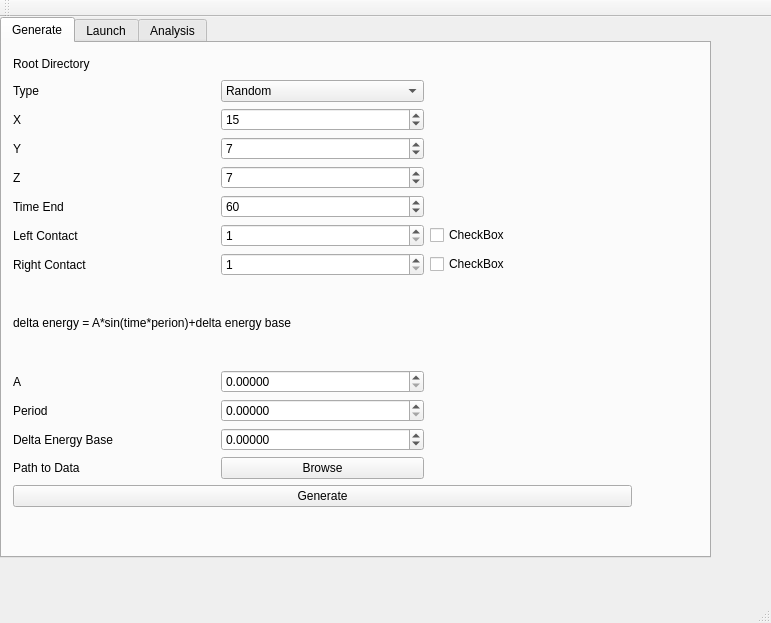
<?xml version="1.0" encoding="UTF-8"?>
<ui version="4.0">
 <class>KMC_GUI</class>
 <widget class="QMainWindow" name="KMC_GUI">
  <property name="geometry">
   <rect>
    <x>0</x>
    <y>0</y>
    <width>771</width>
    <height>623</height>
   </rect>
  </property>
  <property name="sizePolicy">
   <sizepolicy hsizetype="Preferred" vsizetype="Preferred">
    <horstretch>0</horstretch>
    <verstretch>0</verstretch>
   </sizepolicy>
  </property>
  <property name="windowTitle">
   <string>KMC_GUI</string>
  </property>
  <widget class="QWidget" name="centralWidget">
   <widget class="QTabWidget" name="tabWidge">
    <property name="geometry">
     <rect>
      <x>0</x>
      <y>0</y>
      <width>711</width>
      <height>541</height>
     </rect>
    </property>
    <property name="currentIndex">
     <number>0</number>
    </property>
    <widget class="QWidget" name="tab_generate">
     <attribute name="title">
      <string>Generate</string>
     </attribute>
     <widget class="QWidget" name="gridLayoutWidget">
      <property name="geometry">
       <rect>
        <x>0</x>
        <y>0</y>
        <width>641</width>
        <height>475</height>
       </rect>
      </property>
      <layout class="QGridLayout" name="gridLayout">
       <item row="14" column="0">
        <widget class="QLabel" name="label_6">
         <property name="text">
          <string>Path to Data</string>
         </property>
        </widget>
       </item>
       <item row="13" column="1">
        <widget class="QDoubleSpinBox" name="doubleSpinBox_delta_energi_base">
         <property name="decimals">
          <number>5</number>
         </property>
         <property name="minimum">
          <double>-99999.990000000005239</double>
         </property>
         <property name="maximum">
          <double>99999.990000000005239</double>
         </property>
        </widget>
       </item>
       <item row="7" column="1">
        <widget class="QSpinBox" name="spinBox_left_contact">
         <property name="minimum">
          <number>1</number>
         </property>
         <property name="maximum">
          <number>99999</number>
         </property>
        </widget>
       </item>
       <item row="9" column="2">
        <widget class="QCheckBox" name="checkBox_right_contact">
         <property name="text">
          <string>CheckBox</string>
         </property>
        </widget>
       </item>
       <item row="14" column="1">
        <widget class="QPushButton" name="pushButton_path_to_data">
         <property name="text">
          <string>Browse</string>
         </property>
        </widget>
       </item>
       <item row="7" column="2">
        <widget class="QCheckBox" name="checkBox_left_contact">
         <property name="text">
          <string>CheckBox</string>
         </property>
        </widget>
       </item>
       <item row="9" column="1">
        <widget class="QSpinBox" name="spinBox_right_contact">
         <property name="minimum">
          <number>1</number>
         </property>
         <property name="maximum">
          <number>99999</number>
         </property>
        </widget>
       </item>
       <item row="1" column="1">
        <widget class="QComboBox" name="comboBox_type">
         <item>
          <property name="text">
           <string>Random</string>
          </property>
         </item>
         <item>
          <property name="text">
           <string>Sphere</string>
          </property>
         </item>
         <item>
          <property name="text">
           <string>Plane</string>
          </property>
         </item>
        </widget>
       </item>
       <item row="1" column="0">
        <widget class="QLabel" name="label_9">
         <property name="text">
          <string>Type</string>
         </property>
        </widget>
       </item>
       <item row="4" column="0">
        <widget class="QLabel" name="label">
         <property name="text">
          <string>Z</string>
         </property>
        </widget>
       </item>
       <item row="2" column="0">
        <widget class="QLabel" name="label_3">
         <property name="text">
          <string>X</string>
         </property>
        </widget>
       </item>
       <item row="3" column="1">
        <widget class="QSpinBox" name="spinBox_y_size">
         <property name="value">
          <number>7</number>
         </property>
        </widget>
       </item>
       <item row="6" column="0">
        <widget class="QLabel" name="label_4">
         <property name="text">
          <string>Time End</string>
         </property>
        </widget>
       </item>
       <item row="4" column="1">
        <widget class="QSpinBox" name="spinBox_z_size">
         <property name="value">
          <number>7</number>
         </property>
        </widget>
       </item>
       <item row="2" column="1">
        <widget class="QSpinBox" name="spinBox_x_size">
         <property name="value">
          <number>15</number>
         </property>
        </widget>
       </item>
       <item row="3" column="0">
        <widget class="QLabel" name="label_2">
         <property name="text">
          <string>Y</string>
         </property>
        </widget>
       </item>
       <item row="6" column="1">
        <widget class="QSpinBox" name="spinBox_time_end">
         <property name="maximum">
          <number>9999999</number>
         </property>
         <property name="value">
          <number>60</number>
         </property>
        </widget>
       </item>
       <item row="17" column="0" colspan="3">
        <widget class="QPushButton" name="pushButton_generate">
         <property name="text">
          <string>Generate</string>
         </property>
        </widget>
       </item>
       <item row="0" column="1" colspan="2">
        <widget class="QLabel" name="label_path_to_data">
         <property name="maximumSize">
          <size>
           <width>16777215</width>
           <height>20</height>
          </size>
         </property>
         <property name="text">
          <string/>
         </property>
        </widget>
       </item>
       <item row="0" column="0">
        <widget class="QLabel" name="label_10">
         <property name="text">
          <string>Root Directory</string>
         </property>
        </widget>
       </item>
       <item row="9" column="0">
        <widget class="QLabel" name="label_8">
         <property name="text">
          <string>Right Contact</string>
         </property>
        </widget>
       </item>
       <item row="12" column="1">
        <widget class="QDoubleSpinBox" name="doubleSpinBox_period">
         <property name="decimals">
          <number>5</number>
         </property>
         <property name="maximum">
          <double>9999.989999999999782</double>
         </property>
        </widget>
       </item>
       <item row="11" column="1">
        <widget class="QDoubleSpinBox" name="doubleSpinBox_A">
         <property name="decimals">
          <number>5</number>
         </property>
         <property name="maximum">
          <double>9999.989999999999782</double>
         </property>
        </widget>
       </item>
       <item row="7" column="0">
        <widget class="QLabel" name="label_7">
         <property name="text">
          <string>Left Contact</string>
         </property>
        </widget>
       </item>
       <item row="13" column="0">
        <widget class="QLabel" name="label_5">
         <property name="text">
          <string>Delta Energy Base</string>
         </property>
        </widget>
       </item>
       <item row="12" column="0">
        <widget class="QLabel" name="label_14">
         <property name="text">
          <string>Period</string>
         </property>
        </widget>
       </item>
       <item row="11" column="0">
        <widget class="QLabel" name="label_11">
         <property name="text">
          <string>A</string>
         </property>
        </widget>
       </item>
       <item row="10" column="0" colspan="3">
        <widget class="QLabel" name="label_16">
         <property name="text">
          <string>delta energy = A*sin(time*perion)+delta energy base</string>
         </property>
        </widget>
       </item>
      </layout>
     </widget>
    </widget>
    <widget class="QWidget" name="tab_launch">
     <attribute name="title">
      <string>Launch</string>
     </attribute>
     <widget class="QWidget" name="gridLayoutWidget_2">
      <property name="geometry">
       <rect>
        <x>0</x>
        <y>0</y>
        <width>641</width>
        <height>451</height>
       </rect>
      </property>
      <layout class="QGridLayout" name="gridLayout_2">
       <item row="0" column="0" colspan="2">
        <widget class="QLabel" name="label_models">
         <property name="maximumSize">
          <size>
           <width>16777215</width>
           <height>400</height>
          </size>
         </property>
         <property name="text">
          <string/>
         </property>
        </widget>
       </item>
       <item row="1" column="0">
        <widget class="QLabel" name="label_12">
         <property name="text">
          <string>Select models</string>
         </property>
        </widget>
       </item>
       <item row="5" column="0" colspan="2">
        <widget class="QPushButton" name="pushButton_launch">
         <property name="text">
          <string>Launch</string>
         </property>
        </widget>
       </item>
       <item row="2" column="1">
        <widget class="QSpinBox" name="spinBox_threads">
         <property name="value">
          <number>1</number>
         </property>
        </widget>
       </item>
       <item row="2" column="0">
        <widget class="QLabel" name="label_13">
         <property name="text">
          <string>Threads</string>
         </property>
        </widget>
       </item>
       <item row="1" column="1">
        <layout class="QVBoxLayout" name="verticalLayout">
         <item>
          <widget class="QPushButton" name="pushButton_add_model">
           <property name="text">
            <string>Add</string>
           </property>
          </widget>
         </item>
         <item>
          <widget class="QPushButton" name="pushButton_clear_all">
           <property name="text">
            <string>Clear All</string>
           </property>
          </widget>
         </item>
        </layout>
       </item>
      </layout>
     </widget>
    </widget>
    <widget class="QWidget" name="tab_analysis">
     <attribute name="title">
      <string>Analysis</string>
     </attribute>
     <widget class="QWidget" name="gridLayoutWidget_5">
      <property name="geometry">
       <rect>
        <x>-1</x>
        <y>-1</y>
        <width>711</width>
        <height>511</height>
       </rect>
      </property>
      <layout class="QGridLayout" name="gridLayout_6">
       <item row="3" column="0">
        <widget class="QPushButton" name="pushButton_add_root">
         <property name="text">
          <string>Add</string>
         </property>
        </widget>
       </item>
       <item row="4" column="0">
        <widget class="QLabel" name="label_27">
         <property name="text">
          <string>Plot heatmap for layer in time</string>
         </property>
        </widget>
       </item>
       <item row="4" column="1">
        <widget class="QSpinBox" name="spinBox_layer"/>
       </item>
       <item row="4" column="2">
        <widget class="QPushButton" name="pushButton_plot">
         <property name="text">
          <string>Plot</string>
         </property>
        </widget>
       </item>
       <item row="0" column="0" colspan="3">
        <widget class="QLabel" name="label_roots">
         <property name="text">
          <string/>
         </property>
        </widget>
       </item>
       <item row="10" column="0" colspan="3">
        <widget class="QPushButton" name="pushButton_heatmap">
         <property name="text">
          <string>Heatmap</string>
         </property>
        </widget>
       </item>
      </layout>
     </widget>
    </widget>
   </widget>
  </widget>
  <widget class="QMenuBar" name="menuBar">
   <property name="geometry">
    <rect>
     <x>0</x>
     <y>0</y>
     <width>771</width>
     <height>20</height>
    </rect>
   </property>
  </widget>
  <widget class="QToolBar" name="mainToolBar">
   <attribute name="toolBarArea">
    <enum>TopToolBarArea</enum>
   </attribute>
   <attribute name="toolBarBreak">
    <bool>false</bool>
   </attribute>
  </widget>
  <widget class="QStatusBar" name="statusBar"/>
 </widget>
 <layoutdefault spacing="6" margin="11"/>
 <resources/>
 <connections/>
</ui>
